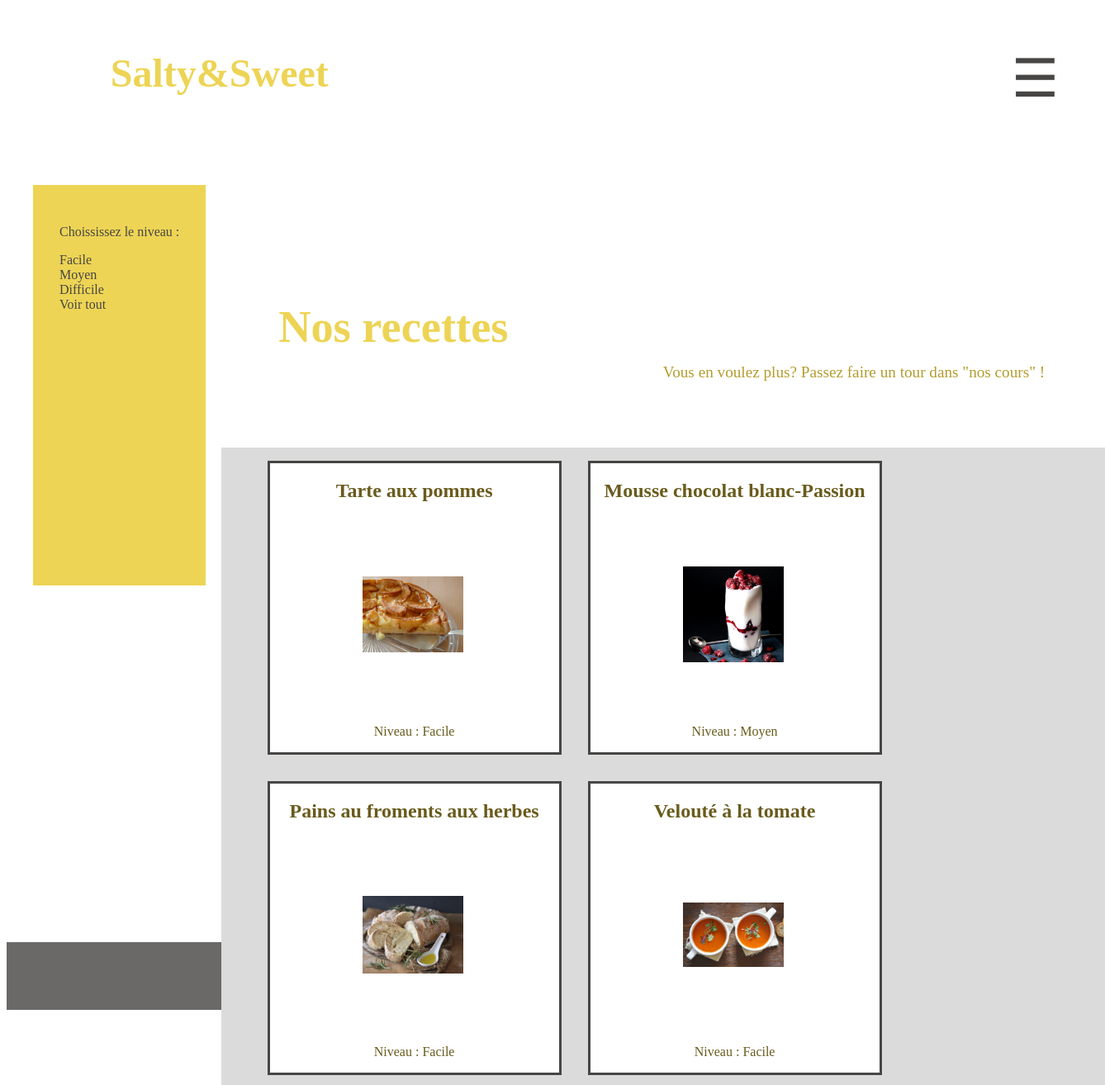
/index.php?page=recettes, run on the app's committed database.
### tables this page shows
CREATE TABLE `Recettes` (
  `idRecette` int(11) NOT NULL,
  `nom` varchar(255) NOT NULL,
  `niveau` varchar(255) NOT NULL,
  `temps` varchar(255) NOT NULL,
  `nombreDePersonne` int(11) NOT NULL,
  `ingredients` varchar(255) NOT NULL,
  `description` varchar(255) NOT NULL,
  `categorie` int(11) NOT NULL,
  `imgRecette` varchar(60) NOT NULL,
  `ImgDerouleRecette` varchar(60) NOT NULL
);

### app/Controller/controllerRecette.php (called while the page is built, shortened)
<?php
class controllerRecette
{
    private $model;
    public function __construct()
    {
        $this->model= new RecetteModel();
    }
    public function getAllRecettes(){
        $recettes=$this->model->All();
        include "app/View/Recettes.php";
    }
}
?>

### app/Model/RecetteModel.php (called while the page is built, shortened)
<?php
class RecetteModel extends model
{
    public function __construct()
    {
        $this->table="Recettes";
    }
    public function All(){
        $resultatRecettes=$this->trouver();
        return $resultatRecettes;
    }
}
?>

### app/Model/model.php (called while the page is built, shortened)
<?php
include "app/Config/Database.php";
class model{
    protected $table;
    private $connex;
    public function __construct($table)
    {
        $bd=new database();
        $this->connex= $bd->getConnexion();
    }
    public function trouver($donnees=array()){
        $specification=" * ";
        $autreTable= " ";
        $condition= " 1 ";
        $otherconditions= " ";
        $sql = "SELECT".$specification." FROM ".$this->table." ".$autreTable." WHERE ".$condition. " ".$otherconditions;
        $envoisql=$this->connex->query($sql);
        $resultatssql=$envoisql->fetchAll(PDO::FETCH_ASSOC);
        return $resultatssql;
    }
}
?>

### app/Config/Database.php (called while the page is built, shortened)
<?php
class Database{
    private $_host = "localhost";
    private $_db_name = "Site";
    private $_username = "user";
    private $_password = "user";
    public function getConnexion(){
        $this->_conn = null;
        try{
            $this->_conn = new \PDO("mysql:host=" . $this->_host . ";dbname=" . $this->_db_name, $this->_username, $this->_password);
            $this->_conn->exec("set names utf8");
        }catch(PDOException $exception){
            echo "Connection error: " . $exception->getMessage();
        }
        return $this->_conn;
    }
}
?>

### app/View/Recettes.php (the view, shortened to what this page needs)
<!DOCTYPE html>
<html>
<head>
    <link rel="stylesheet" href="../../css/style.css">
</head>
<body class="bodyCours">
<?php include_once("header.php")?>
<h1 id="h1Choix">Nos recettes</h1>
<p id="PChoix">Vous en voulez plus? Passez faire un tour dans "nos cours" !</p>
<div class="list">
<section id="menuNiv">
<p>Choississez le niveau : </p>
<a href="index.php?page=recettes&niv=1">Facile</a>
<a href="index.php?page=recettes&niv=2">Moyen</a>
<a href="index.php?page=recettes&niv=3">Difficile</a>
<a href="index.php?page=recettes">Voir tout</a>
</section>
<ul id="list">
    <?php foreach($recettes as $recette):?>
        <li><a href="index.php?page=vuerecette&id=<?=$recette["idRecette"]?>">
            <article id="recette">
            <h2><?=$recette["nom"]?></h2>
            <img src="<?=$recette["imgRecette"]?>" alt="Recette">
            <p>Niveau : <?=$recette["niveau"]?> </p>
        </article>
        </a>
        </li>
    <?php endforeach?>
</ul>
</div>
<div id="footer">
<?php include_once("footer.php")?>
</div>
</body>
</html>

### css/style.css (style rules this page uses)
@media screen and (min-width: 1280px) { a { text-decoration: none; color: #edd455; } }
@media screen and (min-width: 1280px) { a:link { color: #edd455; } }
@media screen and (min-width: 1280px) { li { list-style: none; margin: 1rem; color: #edd455; } }
@media screen and (min-width: 1280px) { h1 { color: #edd455; font-family: fantasy; font-size: 2rem; } }
@media screen and (min-width: 1280px) { #recette { color: #695b1c; border-color: #474645; border-style: solid; border-width: 0.2rem; width: 350px; height: 350px; display: flex; flex-direction: column; justify-content: space-between; text-align: center; background-color: white; } }
@media screen and (min-width: 1280px) { #recette>img { max-width: 35%; height: auto; padding-left: 7rem; } }
@media screen and (min-width: 1280px) { #list { display: flex; flex-direction: row; flex-wrap: wrap; position: absolute; top:40%; left:20%; background-color: #dbdbdb; } }
@media screen and (min-width: 1280px) { #list>li>a { text-decoration: none; } }
@media screen and (min-width: 1280px) { #menuNiv { background-color: #edd455; color: #474645; margin: 2rem; padding-bottom: 25%; padding-top: 2rem; padding-right: 2rem; padding-left: 2rem; display: flex; flex-direction: column; font-family: fantasy; } }
@media screen and (min-width: 1280px) { #menuNiv>a { text-decoration: none; color: #474645; } }
@media screen and (min-width: 1280px) { .list { display: flex; flex-direction: row; } }
@media screen and (min-width: 1280px) { #h1Choix { position: absolute; right: 54%; top: 25%; font-size: 3.4rem; } }
@media screen and (min-width: 1280px) { #PChoix { position: absolute; color: #b39c2d; font-family: fantasy; left: 60%; top: 32%; font-size: 1.2rem; } }
@media screen and (min-width: 1280px) { #footer { margin-top: 25rem; margin-bottom: 0; } }

### data on the page
recettes: nom "Tarte aux pommes", imgRecette (picture), niveau "Facile"
recettes: nom "Mousse chocolat blanc-Passion", imgRecette (picture), niveau "Moyen"
recettes: nom "Pains au froments aux herbes", imgRecette (picture), niveau "Facile"
recettes: nom "Velouté à la tomate", imgRecette (picture), niveau "Facile"
